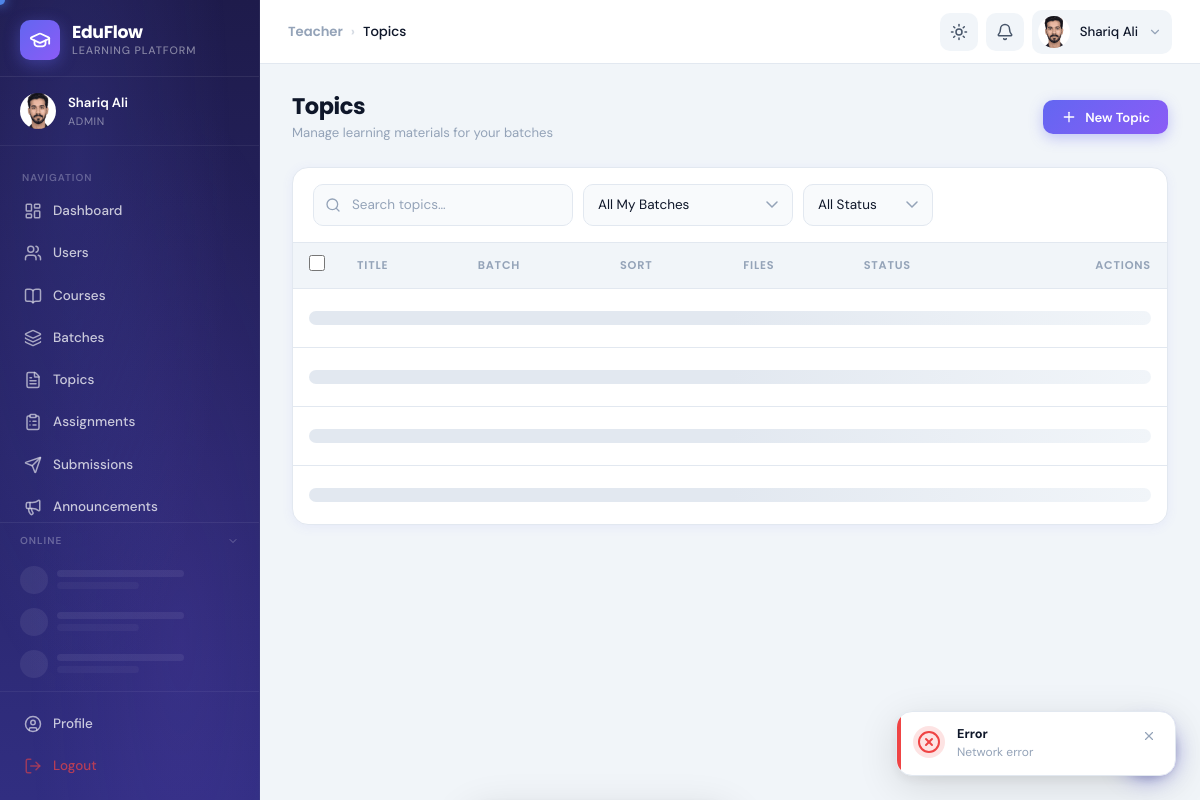
The page /eduFlow/teacher/topics.php (signed in) on the database its author committed.
### tables this page shows
CREATE TABLE `users` (
  `id` int(10) UNSIGNED NOT NULL,
  `full_name` varchar(150) NOT NULL,
  `email` varchar(191) NOT NULL,
  `password` varchar(255) NOT NULL,
  `gender` enum('male','female','other') DEFAULT NULL,
  `profile_picture` varchar(255) DEFAULT NULL,
  `bio` text DEFAULT NULL,
  `phone` varchar(20) DEFAULT NULL,
  `is_verified` tinyint(1) DEFAULT 0,
  `status` enum('active','inactive') DEFAULT 'inactive',
  `is_online` tinyint(1) DEFAULT 0,
  `last_seen` datetime DEFAULT NULL,
  `theme_preference` enum('light','dark','system') DEFAULT 'system',
  `current_role` varchar(50) DEFAULT 'student',
  `bypass_gate` tinyint(1) NOT NULL DEFAULT 0,
  `created_at` timestamp NOT NULL DEFAULT current_timestamp(),
  `updated_at` timestamp NOT NULL DEFAULT current_timestamp() ON UPDATE current_timestamp(),
  `cnic` varchar(15) DEFAULT NULL,
  `user_id_number` varchar(5) DEFAULT NULL
);

### eduFlow/includes/auth_check.php (called while the page is built, shortened)
<?php
require_once __DIR__ . '/../config/db.php';
require_once __DIR__ . '/helpers.php';
$userId   = (int)$_SESSION['user_id'];
$stmt = $conn->prepare("
    SELECT u.*, GROUP_CONCAT(r.name ORDER BY r.id) as all_roles
    FROM users u
    LEFT JOIN user_roles ur ON u.id = ur.user_id
    LEFT JOIN roles r ON ur.role_id = r.id
    WHERE u.id = ?
    GROUP BY u.id
");
$stmt->bind_param('i', $userId);
$stmt->execute();
$currentUser = $stmt->get_result()->fetch_assoc();
$userRole = $currentUser['current_role'];

### eduFlow/teacher/topics.php (the view, shortened to what this page needs)
<?php
require_once __DIR__ . '/../includes/auth_check.php';
$breadcrumbs = [['label' => 'Teacher'], ['label' => 'Topics']];
include __DIR__ . '/../includes/header.php';
?>
<div class="app-layout">
  <?php include __DIR__ . '/../includes/sidebar.php'; ?>
  <div class="main-content">
    <?php include __DIR__ . '/../includes/navbar.php'; ?>
    <main class="page-content">
      <div class="page-header">
        <div>
          <h1 class="page-title">Topics</h1>
          <p class="page-subtitle">Manage learning materials for your batches</p>
        </div>
        <button class="btn btn-primary" onclick="openAdd()"><i data-lucide="plus" style="width:16px;height:16px;"></i> New Topic</button>
      </div>
      <div class="card">
        <div class="table-controls">
          <div class="search-box"><i data-lucide="search" class="search-box-icon"></i><input type="text" id="t-search" class="form-control" placeholder="Search topics…"></div>
          <select id="filter-batch" class="form-control" style="width:210px;">
            <option value="">All My Batches</option>
          </select>
          <select id="filter-status" class="form-control" style="width:130px;">
            <option value="">All Status</option>
          </select>
        </div>
        <div style="overflow-x:auto;">
          <table id="t-table">
            <thead>
              <tr>
                <th style="width:40px;"><input type="checkbox" class="select-all-cb" style="width:16px;height:16px;cursor:pointer;accent-color:var(--primary);"></th>
                <th>Title</th>
                <th>Batch</th>
                <th>Sort</th>
                <th>Files</th>
                <th>Status</th>
                <th style="text-align:right;">Actions</th>
              </tr>
            </thead>
            <tbody id="t-tbody">
              <?php for ($i = 0; $i < 4; $i++): ?><tr>
                  <td colspan="7">
                    <div class="skeleton skeleton-text" style="margin:10px 0;"></div>
                  </td>
                </tr><?php endfor; ?>
            </tbody>
          </table>
        </div>
      </div>
    </main>
  </div>
</div>
<?php include __DIR__ . '/../includes/footer.php'; ?>

### eduFlow/includes/helpers.php (shortened to what this page needs)
<?php
function userAvatar($user, $size = 40)
{
    $name = htmlspecialchars($user['full_name'] ?? 'U');
    $isOnline = !empty($user['is_online']);
    $colors = ['#6366f1', '#8b5cf6', '#06b6d4', '#10b981', '#f59e0b', '#ef4444', '#ec4899', '#14b8a6'];
    $colorIndex = crc32($name) % count($colors);
    $color = $colors[abs($colorIndex)];
    $parts = explode(' ', trim($user['full_name'] ?? 'U'));
    $initials = strtoupper(substr($parts[0], 0, 1) . (isset($parts[1]) ? substr($parts[1], 0, 1) : ''));
    $onlineDot = $isOnline
        ? '<span class="avatar-online-dot"></span>'
        : '';
    $s  = $size;
    $fs = (int)($size * 0.36);
    if (!empty($user['profile_picture'])) {
        $pic      = $user['profile_picture'];
        $diskPath = $_SERVER['DOCUMENT_ROOT'] . BASE_PATH . '/uploads/profiles/' . $pic;
        $urlPath  = BASE_PATH . '/uploads/profiles/' . htmlspecialchars($pic, ENT_QUOTES);
        if (file_exists($diskPath)) {
            return '<div class="avatar-wrapper" style="width:' . $s . 'px;height:' . $s . 'px;position:relative;flex-shrink:0;">'
                . '<img src="' . $urlPath . '" style="width:' . $s . 'px;height:' . $s . 'px;border-radius:50%;object-fit:cover;" alt="' . $name . '">'
                . $onlineDot
                . '</div>';
        }
    }
    return '<div class="avatar-wrapper" style="width:' . $s . 'px;height:' . $s . 'px;position:relative;flex-shrink:0;">'
        . '<div style="width:' . $s . 'px;height:' . $s . 'px;background:' . $color . ';color:#fff;border-radius:50%;display:flex;align-items:center;justify-content:center;font-weight:700;font-size:' . $fs . 'px;font-family:Poppins,sans-serif;">' . $initials . '</div>'
        . $onlineDot
        . '</div>';
}
function e($str)
{
    return htmlspecialchars($str ?? '', ENT_QUOTES, 'UTF-8');
}

### eduFlow/includes/sidebar.php (shortened to what this page needs)
<?php
$currentPage = basename($_SERVER['PHP_SELF'], '.php');
$currentDir  = basename(dirname($_SERVER['PHP_SELF']));
function isActive($page, $dir = null)
{
  global $currentPage, $currentDir;
  if ($dir && $currentDir !== $dir) return '';
  return $currentPage === $page ? 'active' : '';
}
if (isset($conn) && isset($currentUser['id'])) {
  if (in_array($userRole, ['admin', 'teacher'])) {
    if ($userRole === 'admin') {
      $r = $conn->query("SELECT COUNT(*) as cnt FROM submissions WHERE status='submitted'");
    }
    if ($r) $pendingSubmissions = (int)($r->fetch_assoc()['cnt'] ?? 0);
    if ($userRole === 'admin') {
      $r2 = $conn->query("SELECT COUNT(*) AS cnt FROM course_applications WHERE status IN ('pending','test_submitted')");
      if ($r2) $pendingApplications = (int)($r2->fetch_assoc()['cnt'] ?? 0);
    }
  }
}
$navItems  = $navByRole[$userRole]['main'] ?? [];
$avatarHtml = userAvatar($currentUser, 36);
?>
<aside class="sidebar" id="sidebar">
  <div class="sidebar-brand">
    <div class="sidebar-logo">
      <i data-lucide="graduation-cap" style="width:22px;height:22px;color:#fff;"></i>
    </div>
    <div class="sidebar-brand-text">
      <span class="sidebar-brand-name">EduFlow</span>
      <span class="sidebar-brand-sub">Learning Platform</span>
    </div>
  </div>
  <div class="sidebar-user">
    <?= $avatarHtml ?>
    <div class="sidebar-user-info">
      <div class="sidebar-user-name"><?= e($currentUser['full_name']) ?></div>
      <div class="sidebar-user-role"><?= ucfirst(e($userRole)) ?></div>
    </div>
  </div>
  <nav class="sidebar-nav" role="navigation">
    <div class="sidebar-section-label">Navigation</div>
    <?php foreach ($navItems as $item): ?>
      <?php
      $href   = BASE_PATH . "/{$item['dir']}/{$item['page']}.php";
      $active = isActive($item['page'], $item['dir']);
      ?>
      <a href="<?= $href ?>"
        class="nav-item <?= $active ?>"
        data-tooltip="<?= e($item['label']) ?>"
        aria-current="<?= $active ? 'page' : 'false' ?>">
        <i data-lucide="<?= e($item['icon']) ?>" class="nav-item-icon"></i>
        <span><?= e($item['label']) ?></span>
      </a>
    <?php endforeach; ?>
  </nav>
  <div class="sidebar-presence" id="sidebar-presence">
    <div class="sidebar-presence-header" id="presence-toggle" role="button" aria-expanded="true" tabindex="0">
      <span style="font-size:0.67rem;font-weight:600;text-transform:uppercase;letter-spacing:0.1em;color:rgba(255,255,255,0.3);flex:1;">Online</span>
      <i data-lucide="chevron-down" id="presence-chevron" style="width:12px;height:12px;color:rgba(255,255,255,0.3);transition:transform 0.25s;flex-shrink:0;"></i>
    </div>
    <div class="presence-list" id="presence-list">
      <?php for ($i = 0; $i < 3; $i++): ?>
        <div class="presence-skeleton">
          <div class="presence-skel-avatar"></div>
          <div style="flex:1;display:flex;flex-direction:column;gap:5px;">
            <div class="presence-skel-line" style="width:70%;"></div>
            <div class="presence-skel-line" style="width:45%;opacity:0.5;"></div>
          </div>
        </div>
      <?php endfor; ?>
    </div>
  </div>
  <div class="sidebar-footer">
    <a href="<?= BASE_PATH ?>/includes/profile.php" class="nav-item <?= isActive('profile') ?>" data-tooltip="Profile">
      <i data-lucide="user-circle" class="nav-item-icon"></i>
      <span>Profile</span>
    </a>
    <a href="#" class="nav-item" style="color:rgba(239,68,68,0.7);" data-tooltip="Logout"
      onclick="showLogoutConfirm(); return false;">
      <i data-lucide="log-out" class="nav-item-icon"></i>
      <span>Logout</span>
    </a>
  </div>
</aside>

### eduFlow/includes/navbar.php (shortened to what this page needs)
<?php
$breadcrumbs = $breadcrumbs ?? [];
$avatarHtml  = userAvatar($currentUser ?? [], 32);
?>
<nav class="navbar" id="navbar" role="navigation" aria-label="Top navigation">
  <div class="navbar-title">
    <?php if (!empty($breadcrumbs)): ?>
      <div class="navbar-breadcrumb">
        <?php foreach ($breadcrumbs as $i => $crumb): ?>
          <?php if ($i > 0): ?><span class="separator">›</span><?php endif; ?>
          <?php if ($i < count($breadcrumbs) - 1): ?>
            <a href="<?= e($crumb['url'] ?? '#') ?>"><?= e($crumb['label']) ?></a>
          <?php else: ?>
            <span class="current"><?= e($crumb['label']) ?></span>
          <?php endif; ?>
        <?php endforeach; ?>
      </div>
    <?php else: ?>
      <span style="font-size:1rem;"><?= e($pageTitle ?? 'Dashboard') ?></span>
    <?php endif; ?>
  </div>
  <div class="navbar-actions">
    <button class="navbar-btn theme-toggle" id="theme-toggle" aria-label="Toggle dark mode"
      data-tooltip="Toggle theme">
      <div class="theme-toggle-sun">
        <i data-lucide="sun" style="width:18px;height:18px;"></i>
      </div>
    </button>
    <div class="user-menu" style="position:relative;">
      <?php if ($_SESSION['role'] != "student") : ?>
        <button class="navbar-btn" id="notif-btn" aria-label="Notifications"
          data-tooltip="Notifications">
          <i data-lucide="bell" style="width:18px;height:18px;"></i>
        </button>
      <?php endif; ?>
    </div>
    <div class="user-menu">
      <button class="user-menu-trigger" id="user-menu-trigger" aria-label="User menu" aria-expanded="false">
        <?= $avatarHtml ?>
        <span class="user-menu-name"><?= e($currentUser['full_name'] ?? 'User') ?></span>
        <i data-lucide="chevron-down" style="width:14px;height:14px;color:var(--text-muted);"></i>
      </button>
    </div>
  </div>
</nav>

### eduFlow/includes/sidebar.php (style rules this page uses)
.sidebar-presence { margin: 0 0 0 0; border-top: 1px solid rgba(255, 255, 255, 0.07); flex-shrink: 0; }
.sidebar-presence-header { display: flex; align-items: center; gap: 7px; padding: 10px 20px 8px; cursor: pointer; user-select: none; transition: background 0.15s; }
.presence-list { overflow-y: auto; max-height: 220px; scrollbar-width: thin; scrollbar-color: rgba(255, 255, 255, 0.08) transparent; padding: 2px 0 6px; }
.presence-skeleton { display: flex; align-items: center; gap: 9px; padding: 7px 20px; }
.presence-skel-avatar { width: 28px; height: 28px; border-radius: 50%; background: rgba(255, 255, 255, 0.07); flex-shrink: 0; animation: presencePulse 1.4s ease infinite; }
.presence-skel-line { height: 7px; border-radius: 4px; background: rgba(255, 255, 255, 0.07); animation: presencePulse 1.4s ease infinite; }
.sidebar-nav { min-height: 0; }

### rows shown on the page
users: profile_picture (placeholder picture), full_name "Shariq Ali", current_role "ADMIN", label "Submissions"

### other values the page prints
$item['label'] "Dashboard"
$item['label'] "Users"
$item['label'] "Courses"
$item['label'] "Batches"
$item['label'] "Topics"
$item['label'] "Assignments"
$item['label'] "Announcements"
$crumb['label'] "Teacher"
$crumb['label'] "Topics"
